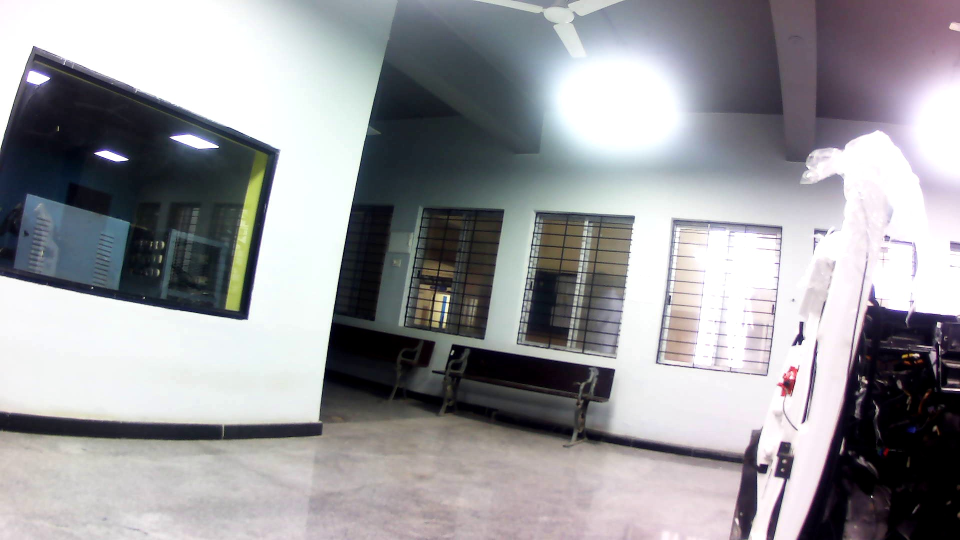
#> input picture data/front_left_sample.jpg, 1920 x 1080 px (shown at 1/2 size); its folder holds only this picture in this run
$ python debug_stitching.py   (older library calls are emulated)
#> lines starting #> are read from the running program, lines starting #| are printed output that depends on the picture; after the words box and inside, x2 and y2 are one past the last pixel; in counts of white or black regions, pixels touching at a corner belong together
#> (reads data/calibration.json from the repository)
### modules/geometry.py
import cv2
import numpy as np
import os

class BEVTransformer:
    def __init__(self, calibration_data):
        self.calib = calibration_data
        self.undistort_maps = {}
        self.homographies = {}
        self.bev_size = (1200, 1200)  # Higher resolution for premium quality
        self.center = (600, 600)
        self.ego_car = self._create_car_vector()
        self.sector_masks = {}
        self._init_maps()

    def _create_car_vector(self):
        """Create a photorealistic car overlay from top view"""
        car = np.zeros((180, 90, 4), dtype=np.uint8)

        # Main body - sleek dark gray
        cv2.rectangle(car, (8, 8), (82, 172), (35, 35, 40, 255), -1)

        # Windshield (front) - lighter blue tint
        cv2.rectangle(car, (15, 8), (75, 35), (80, 90, 100, 200), -1)

        # Rear windshield
        cv2.rectangle(car, (15, 145), (75, 172), (60, 70, 80, 200), -1)

        # Side mirrors
        cv2.rectangle(car, (2, 45), (8, 60), (40, 40, 45, 255), -1)
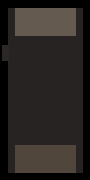
#> car: shape (180, 90, 4); mean of channels 0, 1, 2, 3 34.4, 36.5, 41.4, 184.7; drawn as B, G, R
        cv2.rectangle(car, (82, 45), (88, 60), (40, 40, 45, 255), -1)

        # Headlights - bright white/yellow
        cv2.ellipse(car, (22, 12), (8, 6), 0, 0, 360, (240, 255, 255, 255), -1)
        cv2.ellipse(car, (68, 12), (8, 6), 0, 0, 360, (240, 255, 255, 255), -1)

        # Taillights - red
        cv2.ellipse(car, (22, 168), (8, 5), 0, 0, 360, (30, 30, 200, 255), -1)
        cv2.ellipse(car, (68, 168), (8, 5), 0, 0, 360, (30, 30, 200, 255), -1)
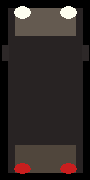
#> car: shape (180, 90, 4); mean of channels 0, 1, 2, 3 37.5, 39.6, 47.1, 188.7; drawn as B, G, R

        # Roof sensor/camera
        cv2.circle(car, (45, 90), 6, (0, 200, 255, 220), -1)
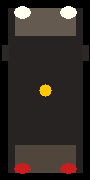
#> car: shape (180, 90, 4); 0.7% of pixels changed, all inside (x1, y1, x2, y2) = (39, 84, 52, 97); drawn as B, G, R
        cv2.circle(car, (45, 90), 8, (0, 150, 200, 180), 1)

        # Body outline - subtle highlight
        cv2.rectangle(car, (8, 8), (82, 172), (120, 120, 130, 255), 2)
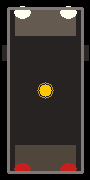
#> car: shape (180, 90, 4); mean of channels 0, 1, 2, 3 44.4, 48.1, 56, 195.3; drawn as B, G, R

        return car

    def _init_maps(self):
        """Initialize undistortion and homography maps for realistic top-down view"""

        # Camera physical layout (degrees from front)
        cam_angles = {
            'front': 0,
            'front_right': 60,
            'rear_right': 120,
            'rear': 180,
            'rear_left': 240,
            'front_left': 300
        }

        for name, data in self.calib.items():
            K = np.array(data['K']).reshape(3, 3)
            D = np.array(data['D'])
            W, H = data['width'], data['height']

            # Aggressive fisheye correction for flat perspective
            new_K = K.copy()
            new_K[0,0] *= 0.4  # More zoom for realistic ground view
            new_K[1,1] *= 0.4

            if data.get('dist_model') == 'equidistant':
                map1, map2 = cv2.fisheye.initUndistortRectifyMap(
                    K, D, np.eye(3), new_K, (W, H), cv2.CV_16SC2
                )
            else:
                map1, map2 = cv2.initUndistortRectifyMap(
                    K, D, np.eye(3), new_K, (W, H), cv2.CV_16SC2
                )
            self.undistort_maps[name] = (map1, map2)

            # REALISTIC GROUND PLANE PROJECTION
            # Source: Lower portion of camera view (ground area)
            # Using more of the bottom for better ground coverage
            # Adjusted top crop to 0.53 to reduce horizon stretching while keeping windows
            src = np.float32([
                [W * 0.15, H * 0.53],  # Top-left
                [W * 0.85, H * 0.53],  # Top-right
                [W * 0.05, H * 0.95],  # Bottom-left
                [W * 0.95, H * 0.95]   # Bottom-right
            ])

            # Destination: Radial wedge in BEV (60° per camera)
            angle = cam_angles.get(name, 0)

            # Each camera covers 60° wedge with 10° overlap
            angle_start = angle - 35
            angle_end = angle + 35

            # Distance from car center (pixels)
            r_near = 100  # Close to car
            r_far = 580   # Far from car (realistic viewing distance)

            # Convert to radians (subtract 90 to align with image coordinates)
            a1 = np.radians(angle_start - 90)
            a2 = np.radians(angle_end - 90)

            # Calculate destination quadrilateral
            dst = np.float32([
                [600 + r_far * np.cos(a1), 600 + r_far * np.sin(a1)],   # Far-left
                [600 + r_far * np.cos(a2), 600 + r_far * np.sin(a2)],   # Far-right
                [600 + r_near * np.cos(a1), 600 + r_near * np.sin(a1)], # Near-left
                [600 + r_near * np.cos(a2), 600 + r_near * np.sin(a2)]  # Near-right
            ])

            self.homographies[name] = cv2.getPerspectiveTransform(src, dst)

        # Create seamless sector masks (60° wedges with soft edges)
        angle_bounds = [-30, 30, 90, 150, 210, 270, 330]
        cam_order = ['front', 'front_right', 'rear_right', 'rear', 'rear_left', 'front_left']

        for i, name in enumerate(cam_order):
            mask = np.zeros((1200, 1200), dtype=np.uint8)

            # Create wedge polygon
            poly_points = [[600, 600]]  # Center point
            for angle_deg in np.linspace(angle_bounds[i], angle_bounds[i+1], 50):
                angle_rad = np.radians(angle_deg - 90)
                x = int(600 + 1800 * np.cos(angle_rad))
                y = int(600 + 1800 * np.sin(angle_rad))
                poly_points.append([x, y])

            cv2.fillPoly(mask, [np.array(poly_points, dtype=np.int32)], 255)
            self.sector_masks[name] = mask
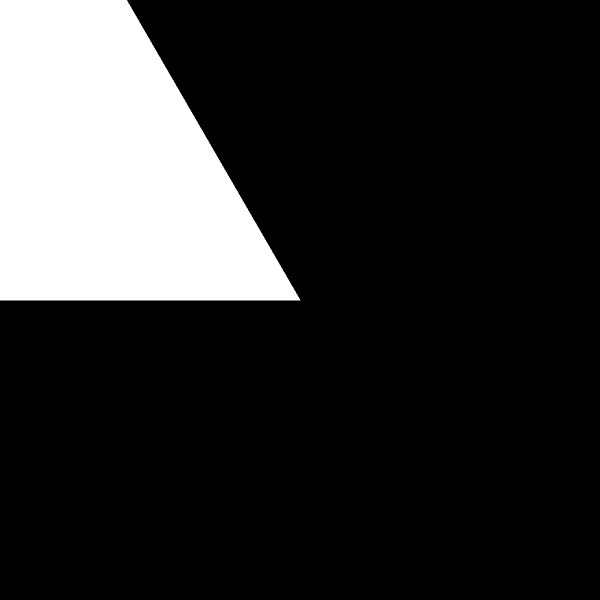
#> mask: shape (1200, 1200) (shown at 1/2 size); 17.8% white; 1 white region, box (x1, y1, x2, y2) and area: (0, 0, 601, 601) 256927

    def process_frame(self, name, image):
        """Process a single camera frame into BEV space"""
        if name not in self.undistort_maps:
            return None

        map1, map2 = self.undistort_maps[name]
        undistorted = cv2.remap(image, map1, map2, interpolation=cv2.INTER_LINEAR)

        # Apply homography to get top-down view
        warped = cv2.warpPerspective(
            undistorted,
            self.homographies[name],
            self.bev_size,
            flags=cv2.INTER_LINEAR
        )

        mask = self.sector_masks.get(name, np.zeros((1200, 1200), dtype=np.uint8))
        return warped, mask


# [66 lines left out: function blend_bev, not called in this run]


def create_dashboard(bev_img, focal_frame, info_text="", proximity=None):
    """Deprecated - UI now handled by index.html"""
    return bev_img

### debug_stitching.py
import cv2
import numpy as np
import json
from modules.geometry import BEVTransformer

def debug_mappings():
    with open('data/calibration.json', 'r') as f:
        calib = json.load(f)

    transformer = BEVTransformer(calib)

    for name in calib.keys():
        sample_path = f'data/{name}_sample.jpg'
        img = cv2.imread(sample_path)
#> img is the input picture: shape (1080, 1920, 3); mean B, G, R 156, 152.2, 152.5
        if img is None:
            print(f"Skipping {name}, sample not found.")
            continue

        # 1. Undistort
        map1, map2 = transformer.undistort_maps[name]
        undistorted = cv2.remap(img, map1, map2, interpolation=cv2.INTER_LINEAR)
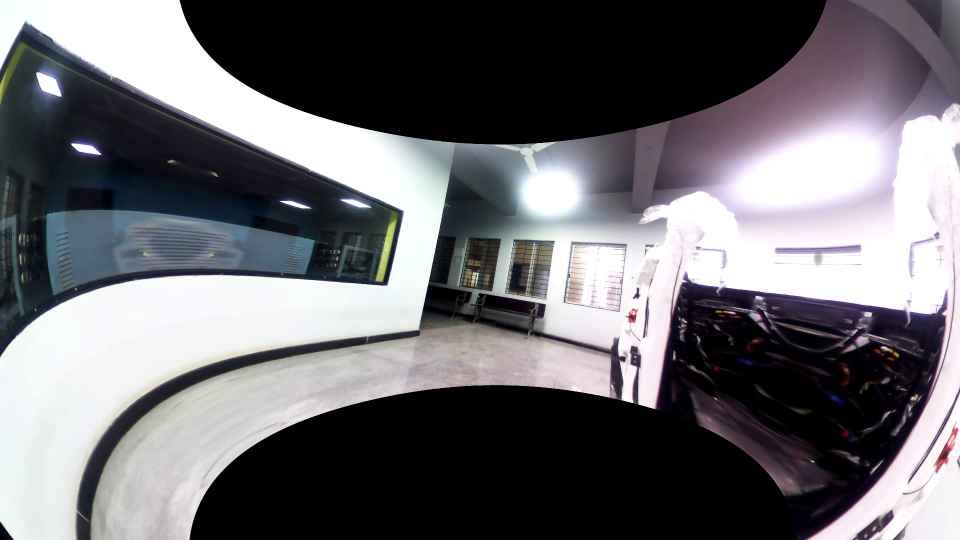
#> undistorted: shape (1080, 1920, 3) (shown at 1/2 size); mean B, G, R 111.3, 107, 108.2

        # 2. Draw src points on undistorted
        # Note: self.homographies is computed from src to dst.
        # But wait, in _init_maps, I define src as points on the undistorted image?
        # Yes: undistorted = cv2.remap(image, map1, map2...)
        # warped = cv2.warpPerspective(undistorted, self.homographies[name]...)

        # Unfortunately I don't store src points in transformer.
        # I'll just hardcode them here to see where they land.

        src_points = {
            'front': [[200, 600], [1720, 600], [0, 1080], [1920, 1080]],
            'rear': [[200, 600], [1720, 600], [0, 1080], [1920, 1080]],
            'front_left': [[600, 600], [1800, 600], [0, 1080], [1920, 1080]],
            'front_right': [[120, 600], [1320, 600], [0, 1080], [1920, 1080]],
            'rear_left': [[600, 600], [1800, 600], [0, 1080], [1920, 1080]],
            'rear_right': [[120, 600], [1320, 600], [0, 1080], [1920, 1080]]
        }

        pts = np.array(src_points.get(name, []), dtype=np.int32)
        for pt in pts:
            cv2.circle(undistorted, tuple(pt), 10, (0, 0, 255), -1)
#> undistorted: shape (1080, 1920, 3); 0.04% of pixels changed, all inside (x1, y1, x2, y2) = (0, 590, 1920, 1080)

        cv2.imwrite(f'output/debug_src_{name}.jpg', undistorted)

        # 3. Check Warped
        warped, mask = transformer.process_frame(name, img)
#> in process_frame, `warped = cv2.warpPerspective( undistorted, self.homographies[name], se..`:
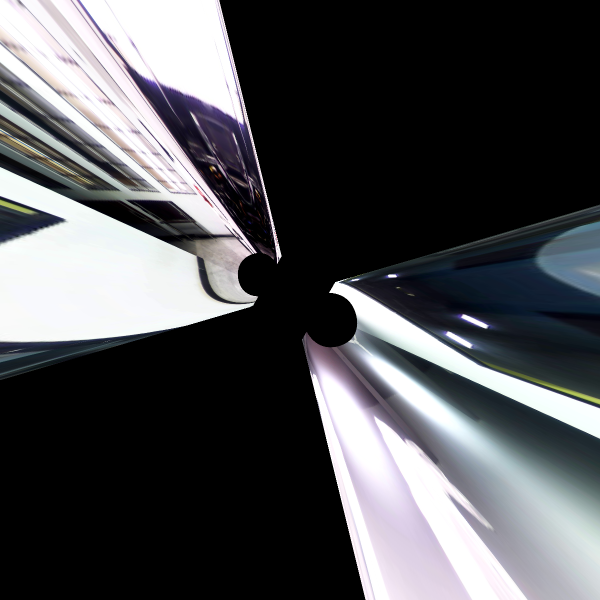
#> warped: shape (1200, 1200, 3) (shown at 1/2 size); mean B, G, R 83.1, 80.1, 79.3
        if warped is not None:
            cv2.imwrite(f'output/debug_warp_{name}.jpg', warped)
            cv2.imwrite(f'output/debug_mask_{name}.jpg', mask)

if __name__ == "__main__":
    import os
    if not os.path.exists('output'): os.makedirs('output')
    debug_mappings()
